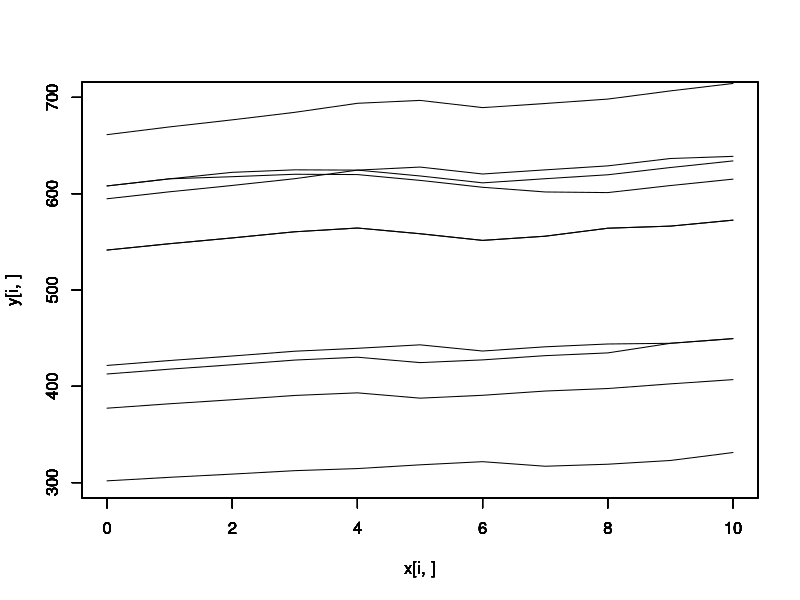

This chart was generated by the following R code:
table <- read.table("largebank.txt")

x <- matrix(0, nrow=10, ncol=11)  
y <- matrix(0, nrow=10, ncol=11)  

for( i in 1:110 ){
  quotient <- ((i-1)%/%10) + 1
  for( j in 0:9 ){
    if(i%%10 == 0){
      x[10, quotient] <- table[i,1]
      y[10, quotient] <- table[i,3]
    }
    if((i-1)%%10 == j){
      x[j, quotient] <- table[i,1]
      y[j, quotient] <- table[i,3]
    }
  }
}

for(i in 1:10){
  plot(x[i, ], y[i, ], type = "l", ylim = c(300, 700))
  par(new=T)
}